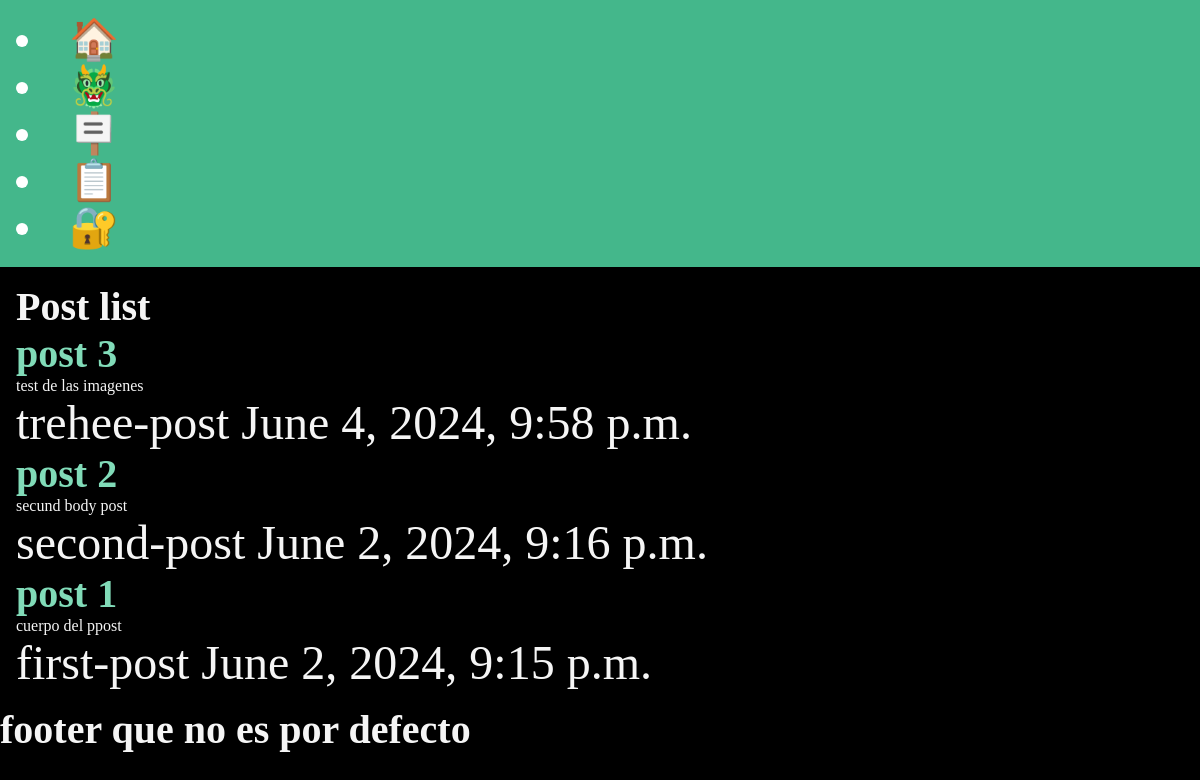
Page /post/ on the committed database.
### post/models.py (models this page shows, shortened)
class Post(models.Model):
    title = models.CharField(max_length=200)
    body = models.TextField()
    slug = models.SlugField(max_length=200)
    date = models.DateTimeField(auto_now_add=True)
    banner = models.ImageField(default='fallback.png',blank=True)

### post/views.py (the view)
# urls.py: path('', views.post_list, name='list' ),
def post_list(request):
    posts = Post.objects.all().order_by("-date")
    message = "no hay post aun"
    return render(request, "post/post_list.html", {"posts": posts, "message": message})

### post/templates/post/post_list.html (shortened to what this page needs)
<!DOCTYPE html>
{% extends 'layout.html' %}
{% block content %}
  <h1>Post list</h1>
  {% for post in posts %}
    <article>
      <h2>
        <a href="{% url 'posts:page' slug=post.slug %}">{{ post.title }}</a>
      </h2>
      <div>
        <p>{{ post.body }}</p>
      </div>
      <div>
        <span>{{ post.slug }}</span>
        <span>{{ post.date }}</span>
      </div>
    </article>
  {% endfor %}
{% endblock %}
{% block footer %}
  <h1>footer que no es por defecto</h1>
{% endblock %}

### static/css/style.css (style rules this page uses)
* { margin: 0; padding: 0; box-sizing: border-box; }
body { min-height: 100vh; background-color: black; color: whitesmoke; font-size: 3rem; }
h1, h2 { font-size: 2.5rem; }
p { font-size: 1rem; }
a { text-decoration: none; color: #81dbb8; }

### rows in the picture
Post: title "post 3", body "test de las imagenes", slug "trehee-post", date "June 4, 2024, 9:58 p.m."
Post: title "post 2", body "secund body post", slug "second-post", date "June 2, 2024, 9:16 p.m."
Post: title "post 1", body "cuerpo del ppost", slug "first-post", date "June 2, 2024, 9:15 p.m."
